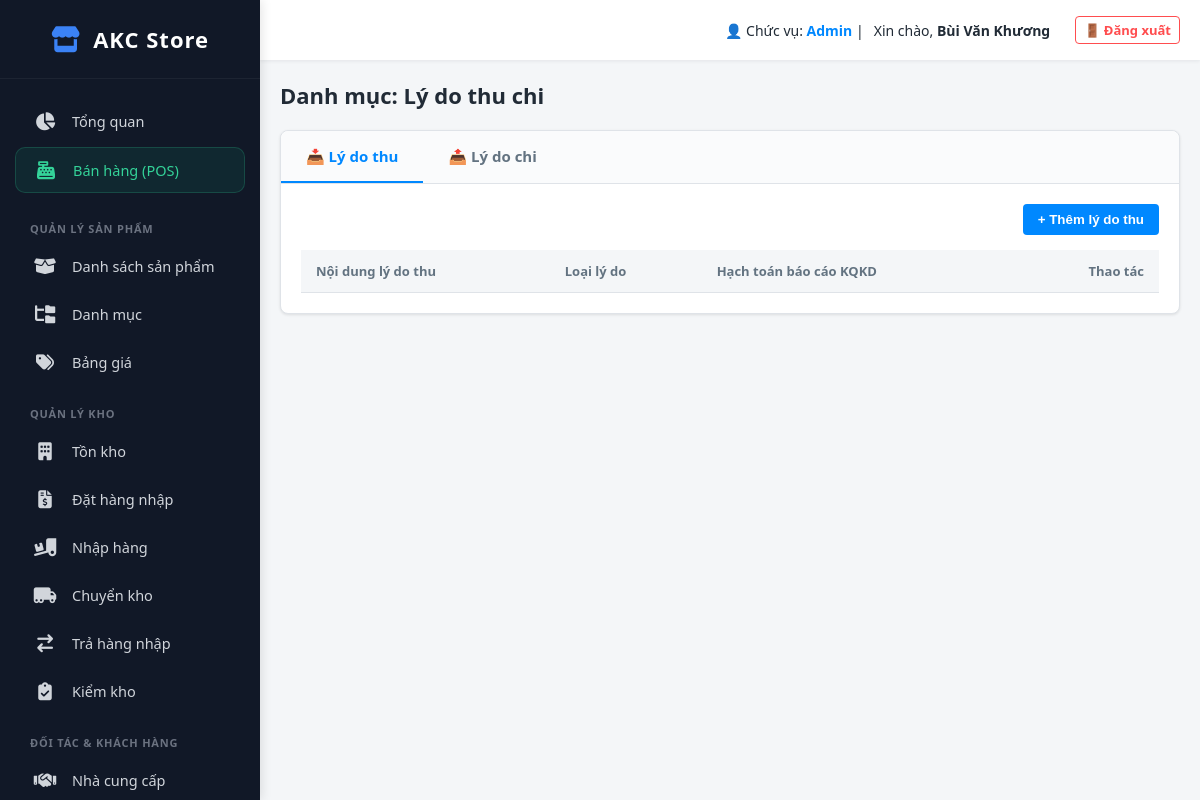
/index.php?action=fund_reasons (signed in), run on an earlier commit of the app's database.
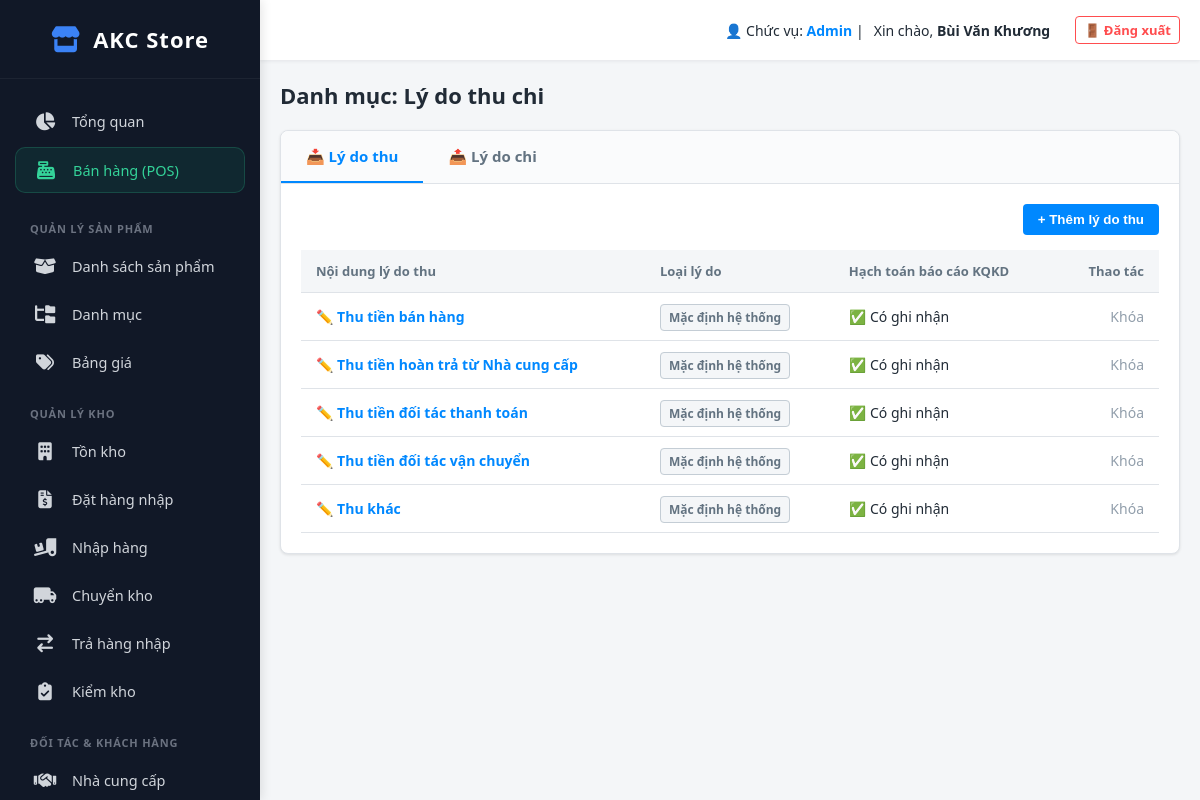
And on a later commit of the database.
### tables this page shows
CREATE TABLE `transaction_reasons` (
  `id` int(11) NOT NULL,
  `type` enum('receipt','expense') NOT NULL,
  `reason_name` varchar(150) NOT NULL,
  `is_system` tinyint(1) DEFAULT 0 COMMENT '1: Mặc định không được xóa, 0: Tự tạo',
  `apply_to` varchar(50) DEFAULT 'all' COMMENT 'customer, supplier, employee, payment_partner, shipper, all',
  `is_reported` tinyint(1) DEFAULT 1 COMMENT '1: Ghi nhận báo cáo KQKD, 0: Không',
  `expense_category` varchar(100) DEFAULT NULL COMMENT 'Nhóm chi phí TT88',
  `created_at` timestamp NOT NULL DEFAULT current_timestamp()
);

### app/controllers/FundReasonController.php (called while the page is built, shortened)
<?php
class FundReasonController
{
    public function index()
    {
        $db = (new Database())->getConnection();
        $stmt_receipts = $db->query("SELECT * FROM transaction_reasons WHERE type = 'receipt' ORDER BY is_system DESC, id ASC");
        $receipt_reasons = $stmt_receipts->fetchAll(PDO::FETCH_ASSOC);
        require_once __DIR__ . '/../views/fund/reason_list.php';
    }
}

### public/index.php (called while the page is built, shortened)
<?php
$app = new App();

### app/views/fund/reason_list.php (the view, shortened to what this page needs)
<?php require_once __DIR__ . '/../layout/header.php'; ?>
<div class="v3-header">
    <div class="v3-title">Danh mục: Lý do thu chi</div>
</div>
<div class="v3-card">
    <div class="tabs">
        <div class="tab-item active" onclick="switchTab('receipt')">📥 Lý do thu</div>
        <div class="tab-item" onclick="switchTab('expense')">📤 Lý do chi</div>
    </div>
    <div id="tab-receipt" class="tab-content active">
        <div style="text-align: right; margin-bottom: 15px;">
            <button class="btn-primary" onclick="openModal('receipt')">+ Thêm lý do thu</button>
        </div>
        <table class="v3-table">
            <thead>
                <tr>
                    <th>Nội dung lý do thu</th>
                    <th>Loại lý do</th>
                    <th>Hạch toán báo cáo KQKD</th>
                    <th style="text-align:right;">Thao tác</th>
                </tr>
            </thead>
            <tbody>
                <?php foreach ($receipt_reasons as $r): ?>
                    <tr>
                        <td>
                            <a href="javascript:void(0)" style="color:#0088ff; font-weight:bold; text-decoration:none;"
                                onclick="openEditModal(<?php echo $r['id']; ?>, '<?php echo htmlspecialchars($r['reason_name'], ENT_QUOTES); ?>', <?php echo $r['is_system']; ?>, <?php echo $r['is_reported']; ?>, '<?php echo $r['type']; ?>', '')">
                                ✏️ <?php echo htmlspecialchars($r['reason_name']); ?>
                            </a>
                        </td>
                        <td><?php echo $r['is_system'] ? '<span class="badge badge-sys">Mặc định hệ thống</span>' : '<span class="badge badge-custom">Tự tạo</span>'; ?></td>
                        <td><?php echo $r['is_reported'] ? '✅ Có ghi nhận' : '❌ Không'; ?></td>
                        <td style="text-align:right;">
                            <?php if ($r['is_system'] == 0): ?>
                                <a href="index.php?action=delete_fund_reason&id=<?php echo $r['id']; ?>&tab=receipt" onclick="return confirm('Bạn chắc chắn muốn xóa lý do này?')" style="color:#ff4d4f; text-decoration:none; font-weight:bold;">Xóa</a>
                            <?php else: ?>
                                <span style="color:#919eab;">Khóa</span>
                            <?php endif; ?>
                        </td>
                    </tr>
                <?php endforeach; ?>
            </tbody>
        </table>
    </div>
</div>
<?php require_once __DIR__ . '/../layout/footer.php'; ?>

What changed in the data, as far as the page shows it:
added transaction_reasons: reason_name "Thu tiền bán hàng", is_system "Mặc định hệ thống", is_reported "✅ Có ghi nhận"
added transaction_reasons: reason_name "Thu tiền hoàn trả từ Nhà cung cấp", is_system "Mặc định hệ thống", is_reported "✅ Có ghi nhận"
added transaction_reasons: reason_name "Thu tiền đối tác thanh toán", is_system "Mặc định hệ thống", is_reported "✅ Có ghi nhận"
added transaction_reasons: reason_name "Thu tiền đối tác vận chuyển", is_system "Mặc định hệ thống", is_reported "✅ Có ghi nhận"
added transaction_reasons: reason_name "Thu khác", is_system "Mặc định hệ thống", is_reported "✅ Có ghi nhận"
